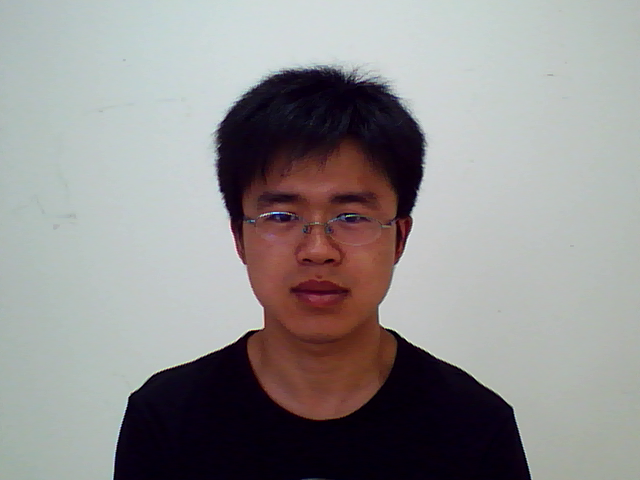
#> input picture 001_expresion_frown_3.bmp, 640 x 480 px
$ python teste.py
#> lines starting #> are read from the running program, lines starting #| are printed output that depends on the picture; after the words box and inside, x2 and y2 are one past the last pixel; in counts of white or black regions, pixels touching at a corner belong together
#%%
import numpy as np
import cv2  as cv
import  matplotlib.pyplot as plt
import os

faceCascade = cv.CascadeClassifier('haarcascades\haarcascade_frontalface_default.xml')
# Read image from your local file system
original_image = cv.imread('001_expresion_frown_3.bmp',0)
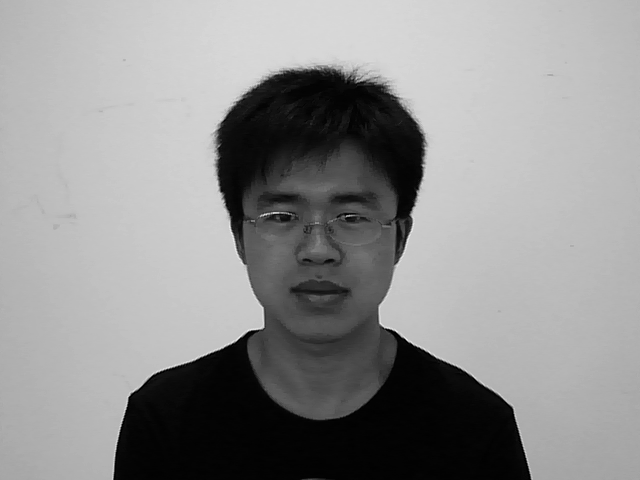
#> original_image: shape (480, 640); min 0, max 236, mean 144.1

plt.figure(figsize=(20,10))
plt.imshow(original_image,cmap='gray')
plt.show()
# Detect faces
faces = faceCascade.detectMultiScale(
original_image,
scaleFactor=1.1,
minNeighbors=5,
flags=cv.CASCADE_SCALE_IMAGE
)
#> faces = [[228, 143, 185, 185]]
# For each face
for (x, y, w, h) in faces:
    # Draw rectangle around the face
    sub_face = original_image[y:y+h, x:x+w]
    cv.imwrite("crop1.jpg",sub_face)
    cv.rectangle(original_image, (x, y), (x+w, y+h), (255, 255, 255), 3)
#> this loop made 1 pass
#> pass 1, `sub_face = original_image[y:y+h, x:x+w]`:
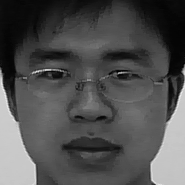
#> sub_face: shape (185, 185); min 0, max 233, mean 80
#> after the loop:
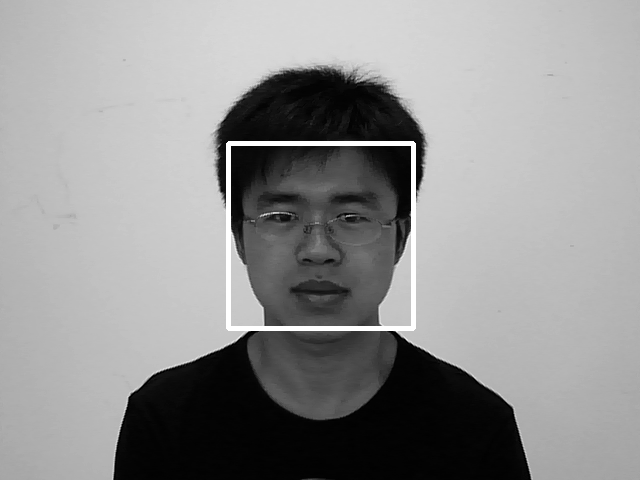
#> original_image: shape (480, 640); 1.2% of pixels changed, all inside (x1, y1, x2, y2) = (226, 141, 416, 331)

plt.figure(figsize=(20,10))
plt.imshow(original_image,cmap='gray')
plt.show()
#%%

$ run again, with 004_crop_3.bmp copied over 001_expresion_frown_3.bmp
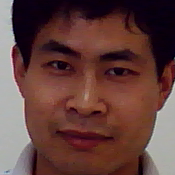
#> input picture 004_crop_3.bmp, 175 x 175 px
#> faces = [[14, 14, 145, 145]]
#> the loop `for (x, y, w, h) in faces:` made 1 pass
#> pass 1, `sub_face = original_image[y:y+h, x:x+w]`:
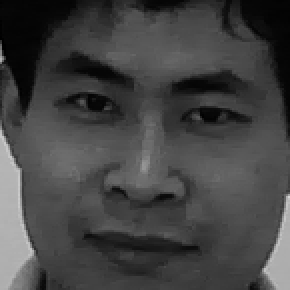
#> sub_face: shape (145, 145) (shown 2 times larger); min 0, max 213, mean 67.6
#> after the loop `for (x, y, w, h) in faces:`:
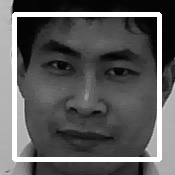
#> original_image: shape (175, 175); min 0, max 255, mean 91
